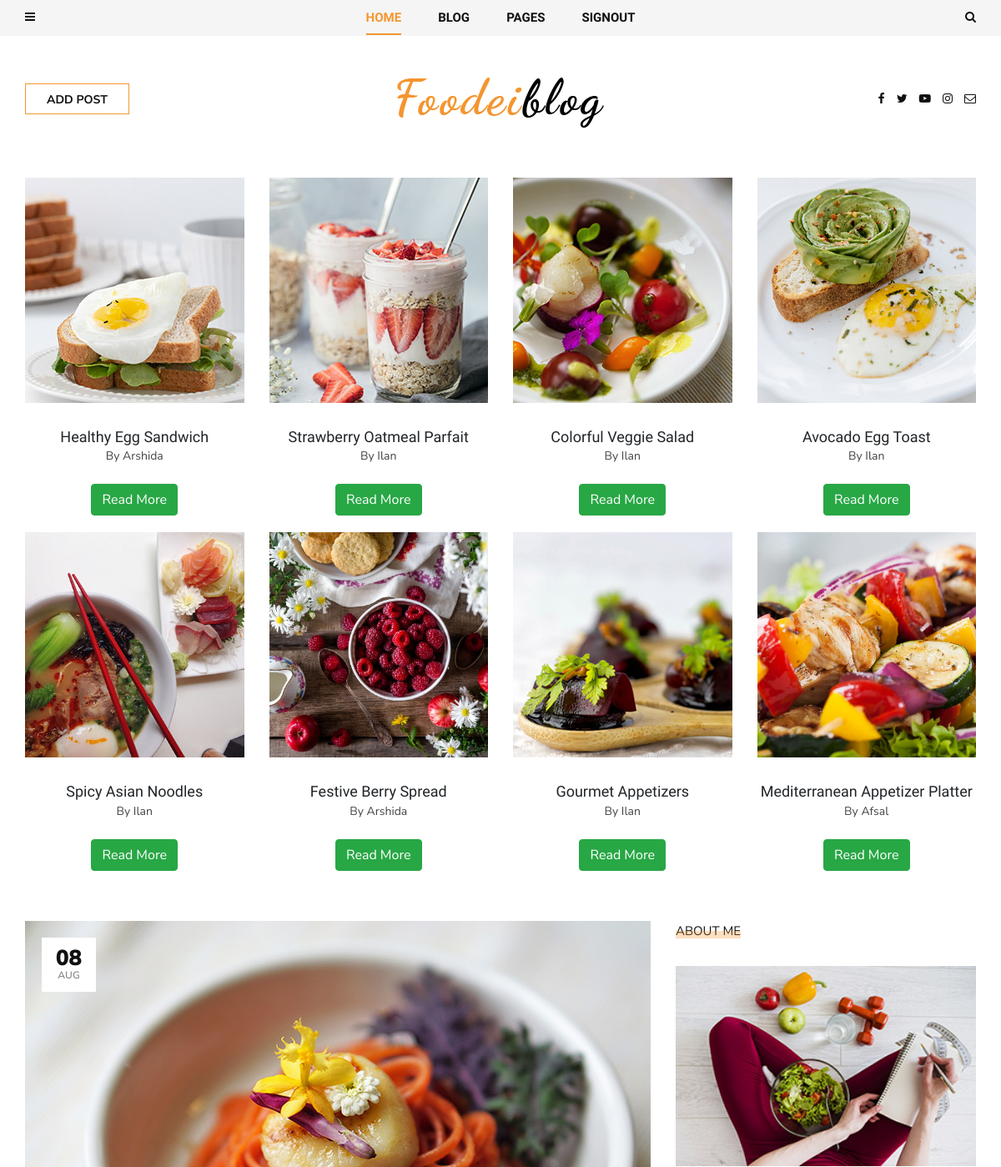
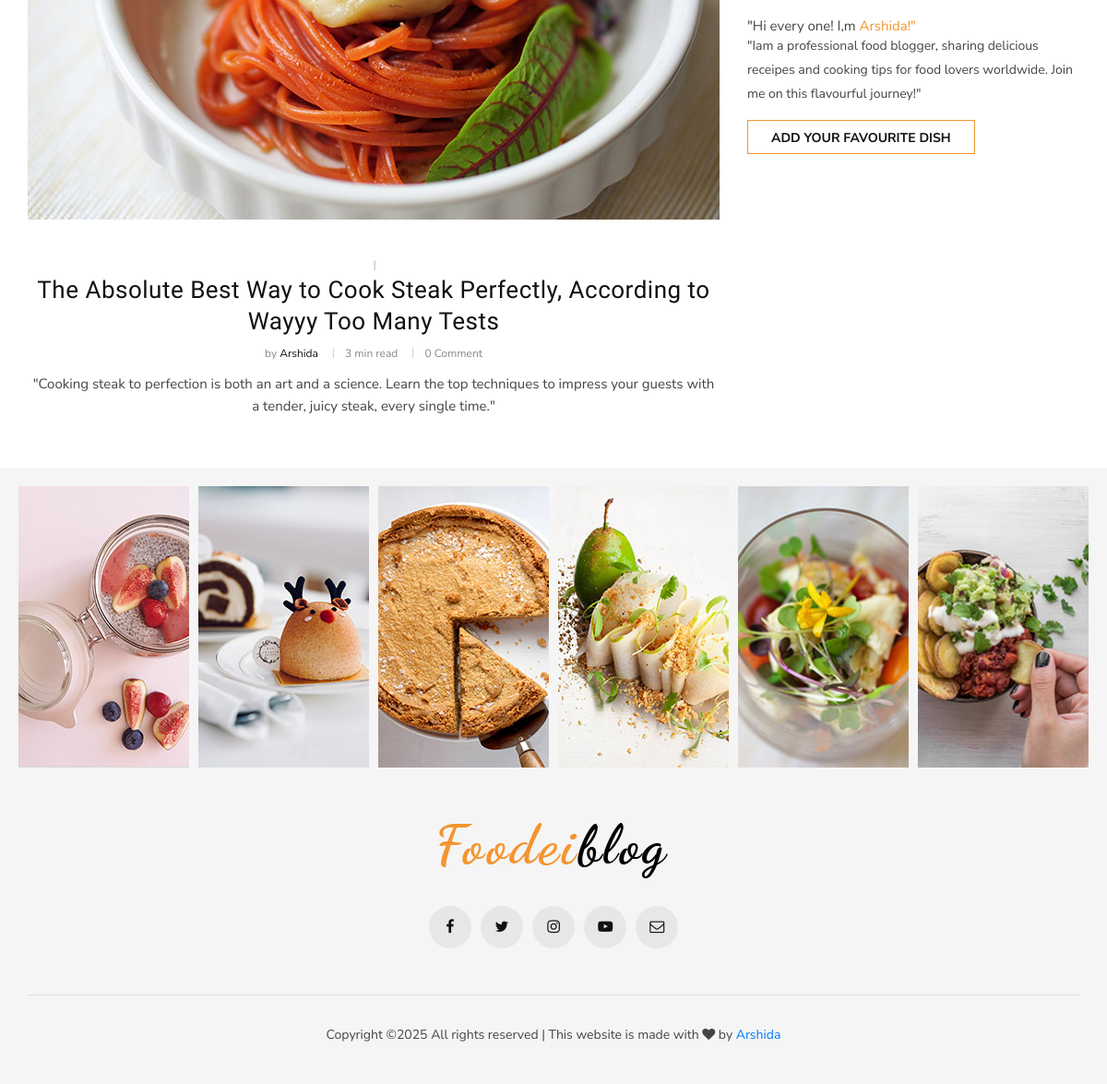
The app's page /adminapp/admin_blolist/ with its own data (2 pictures, top to bottom).
### blogapp/models.py (models this page shows, shortened)
class Post(models.Model):
    title = models.CharField(max_length=200)
    author = models.ForeignKey(User,on_delete=models.CASCADE)
    image = models.ImageField(upload_to="media",null=True)
    content = models.TextField()
    date_posted = models.DateTimeField(default=timezone.now)

### adminapp/views.py (the view)
# urls.py: path('admin_blolist/',views.Bloglist,name="admin_bloglist"),
def Bloglist(request):
    posts=Post.objects.all()
    return render(request,"admin/bloglist.html",{"posts":posts})

### templates/admin/bloglist.html (shortened to what this page needs)
{% extends 'blog/index.html' %}
{% load static %}
{% block content %}
<div class="container">
            <div class="row">
                 {% for post in posts %}
                <div class="col-lg-3 col-md-6 col-sm-12 position-relative">
                    <img class="categories__item set-bg" src="{{ post.image.url }}">
                        <div class="categories__hover__text text-center">
                            <h5 class="mt-1">{{ post.title }}</h5>
                            <p>By {{ post.author }}</p>
                            <a href="{% url 'admin_postview' post.id %}" class="btn btn-success read-more-btn">Read More</a>
                        </div>
                </div>
                  {% endfor %}
                 </div>
        </div>
{% endblock %}

### static/user/assets/css/style.css (style rules this page uses)
html, body { height: 100%; font-family: "Nunito Sans", sans-serif; -webkit-font-smoothing: antialiased; }
h1, h2, h3, h4, h5, h6 { margin: 0; color: #11111; font-weight: 400; font-family: "Unna", serif; }
h5 { font-size: 18px; }
p { font-size: 14px; font-family: "Nunito Sans", sans-serif; color: #444444; font-weight: 400; line-height: 26px; margin: 0 0 15px 0; }
img { max-width: 100%; }
.set-bg { background-repeat: no-repeat; background-size: cover; background-position: top center; }
.categories__item { height: 270px; display: -webkit-box; display: -ms-flexbox; display: flex; -webkit-box-align: center; -ms-flex-align: center; align-items: center; -webkit-box-pack: center; -ms-flex-pack: center; justify-content: center; margin-bottom: 30px; }
@media only screen and (min-width: 1200px) { .container { max-width: 1170px; } }

### templates/blog/index.html (style rules this page uses)
.categories__item { width: 100%; height: 250px; object-fit: cover; transition: transform 0.3s ease-in-out; }
.read-more-btn { margin-top: 5px; padding: 8px 16px; color: white; background-color: #007bff; text-decoration: none; border-radius: 4px; font-size: 14px; transition: background-color 0.3s ease; }
.col-lg-3, .col-md-6, .col-sm-12 { margin-bottom: 20px; }

### records on screen
Post: image (picture), title "Healthy Egg Sandwich", author "Arshida"
Post: image (picture), title "Strawberry Oatmeal Parfait", author "Ilan"
Post: image (picture), title "Colorful Veggie Salad", author "Ilan"
Post: image (picture), title "Avocado Egg Toast", author "Ilan"
Post: image (picture), title "Spicy Asian Noodles", author "Ilan"
Post: image (picture), title "Festive Berry Spread", author "Arshida"
Post: image (picture), title "Gourmet Appetizers", author "Ilan"
Post: image (picture), title "Mediterranean Appetizer Platter", author "Afsal"
